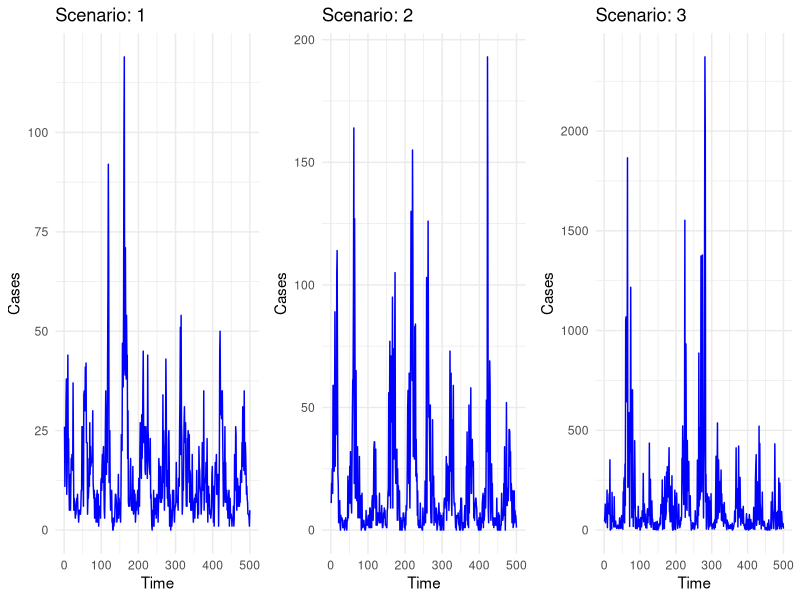
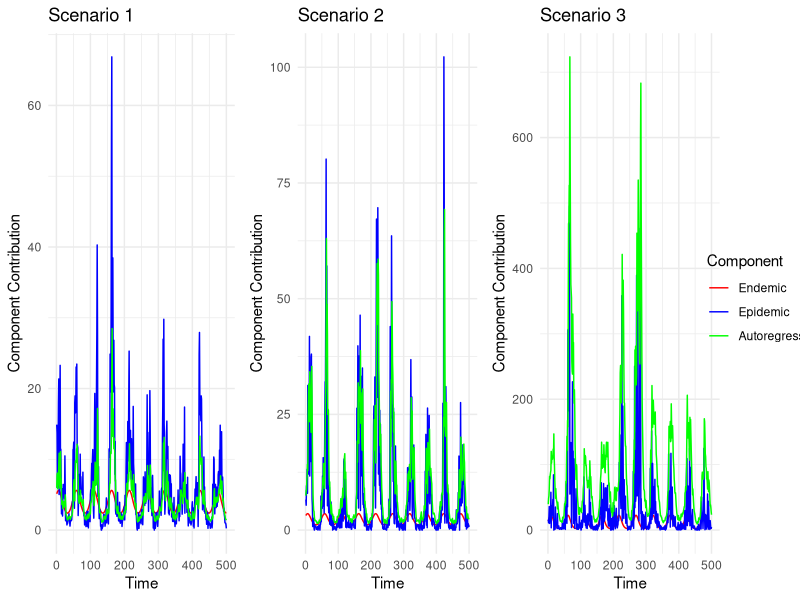

Recreate these plots in R, in order. (Note: a time limit stopped this script after it produced the figures.)
# 1) Load packages for visualization
library(ggplot2)
library(reshape2)
library(gridExtra)


set.seed(100)

# 2) Declare function to produce data based on the endemic-epidemic model extend 
#    with an autoregressive component for Zhu's model

simulate_ee_ar_zhu <- function(T = 552, lambda_start = 100, psi = 0.1, 
                               alpha_nu = 5, beta_nu = 0.1, gamma_nu = 0.1,
                               alpha_phi = 0.2, beta_phi = 0.1, gamma_phi = 0.1,
                               gamma = 0.5, S = 52) {
  # lambda_start: initial mean value
  # psi: dispersion parameter
  # alpha_nu, beta_nu, gamma_nu are seasonal component parameters
  # alpha_phi, beta_phi, gamma_phi are epidemic component parameters
  # gamma is the autoregressive component parameter
  
  # initialize variables
  Xt <- numeric(T)           # stores infection counts per week
  lambda_t <- numeric(T)     # stores conditional mean at time t
  nu_t <- numeric(T)         # stores seasonal components
  phi_t_values <- numeric(T) # stores epidemic components
  gamma_values <- numeric(T) # stores autoregressive component
  
  # Initialize first values 
  Xt[1] <- rnbinom(1, size = 1/psi, mu = lambda_start)
  lambda_t[1] <- lambda_start
  nu_t[1] <- alpha_nu + beta_nu * sin(2 * pi * 1 / S) + gamma_nu * cos(2 * pi * 1 / S)
  phi_t_values[1] <- 0  # No epidemic force at t = 1
  gamma_values[1] <- 0  # No autoregression at t = 1
  
  # Produces values for t = 2 to T for X_t and lambda_t
  for (t in 2:T) {
    
    # Compute individual components nu_t, gamma_t, phi_t. Separate components to check effect of each component
    nu_t[t] <- exp(alpha_nu + beta_nu * sin(2 * pi * t / S) + gamma_nu * cos(2 * pi * t / S))
    phi_t_values[t] <- exp((alpha_phi + beta_phi * sin(2 * pi * t / S) + gamma_phi * cos(2 * pi * t / S))) * Xt[t-1]
    gamma_values[t] <- gamma * lambda_t[t-1]
    
    # Generate new conditional mean and sample new infections with seasonal, epidemic and autoregressive component
    lambda_t[t] <- nu_t[t] + phi_t_values[t] + gamma_values[t]
    Xt[t] <- rnbinom(1, size = 1/psi, mu = lambda_t[t])
  }
  
  return(list(Xt = Xt[-(1:S)], lambda_t = lambda_t[-(1:S)], nu_t = nu_t[-(1:S)], 
              phi_t_values = phi_t_values[-(1:S)], gamma_values = gamma_values[-(1:S)])) 
}

scenarios <- list(
  # Original Scenarios
  list(gamma = 0.3, alpha_phi = -1.0, beta_phi = 0.3, gamma_phi = 0.3,
       alpha_nu = 1.3, beta_nu = 0.3, gamma_nu = 0.3, psi = 0.2, 
       title = "Low Autoregression, Low Epidemic, High Seasonality"),
  
  list(gamma = 0.5, alpha_phi = -1.2, beta_phi = 0.4, gamma_phi = 0.4,
       alpha_nu = 0.7, beta_nu = 0.4, gamma_nu = 0.4, psi = 0.5,
       title = "Medium Autoregression, Medium Epidemic, Medium Seasonality"),
  
  list(gamma = 0.7, alpha_phi = -1.6, beta_phi = 0.3, gamma_phi = 0.2,
       alpha_nu = 2, beta_nu = 1, gamma_nu = 0.5, psi = 0.9,  
       title = "High Autoregression, High Epidemic, Low Seasonality")
)

# Simulate all scenarios
results_simulation <- lapply(scenarios, function(scenario) {
  simulate_ee_ar_zhu(gamma = scenario$gamma, 
                     alpha_phi = scenario$alpha_phi, 
                     beta_phi = scenario$beta_phi, 
                     gamma_phi = scenario$gamma_phi, 
                     alpha_nu = scenario$alpha_nu, 
                     beta_nu = scenario$beta_nu, 
                     gamma_nu = scenario$gamma_nu,
                     psi = scenario$psi)
})

# 5) Plot the 3 simulations as time series

# Function that creates a data frame and plots the 
plot_scenarios <- function(results_simulation, scenarios) {
  time_series_plots <- list()
  for (i in 1:length(results_simulation)) {
    df <- data.frame(Time = 1:length(results_simulation[[i]]$Xt), Cases = results_simulation[[i]]$Xt)
    time_series_plots[[i]] <- ggplot(df, aes(x = Time, y = Cases)) +
      geom_line(color = "blue") +
      theme_minimal() +
      labs(title = paste("Scenario:", i), x = "Time", y = "Cases")
    
  }
  return(time_series_plots)
}

# Generate plots
plots_scenarios <- plot_scenarios(results_simulation, scenarios)

# Arrange plots in a grid
grid.arrange(grobs = plots_scenarios, ncol = 3, nrow = 1)


# 6) Plot Decomposition of seasonal component nu_t, epidemic component phi_t * X_t 
#    and autoregressive component gamma * lambda_t

# Function to plot decomposition for all scenarios
plot_decompositions <- function(results_simulation, scenarios) {
  
  decomposition_plots <- list()
  
  for (i in seq_along(results_simulation)) {
    result <- results_simulation[[i]]  # Select scenario results
    
    df_components <- data.frame(
      Time = 1:length(result$Xt),
      "Endemic" = result$nu_t,
      "Epidemic" = result$phi_t_values,
      "Autoregressive" = result$gamma_values
    )
    
    # Reshape for ggplot
    df_long <- melt(df_components, id.vars = "Time")
    
    # Create decomposition plot without legend
    p <- ggplot(df_long, aes(x = Time, y = value, color = variable)) +
      geom_line() +
      theme_minimal() +
      labs(title = paste("Scenario", i), 
           x = "Time", y = "Component Contribution") +
      scale_color_manual(values = c("red", "blue", "green")) +
      theme(legend.position = "none")  # Remove legend from individual plots
    
    decomposition_plots[[i]] <- p  # Store each plot in a list
  }
  
  # Extract legend from the first plot
  p_legend <- ggplot(df_long, aes(x = Time, y = value, color = variable)) +
    geom_line() +
    theme_minimal() +
    labs(color = "Component") +  # Ensure the legend appears
    scale_color_manual(values = c("red", "blue", "green")) 
  
  legend <- g_legend(p_legend)  # Extract the legend
  
  return(list(plots = decomposition_plots, legend = legend))
}

# Function to extract the legend from a ggplot object
g_legend <- function(a_gplot){
  tmp <- ggplot_gtable(ggplot_build(a_gplot))
  leg <- which(sapply(tmp$grobs, function(x) x$name) == "guide-box")
  legend <- tmp$grobs[[leg]]
  return(legend)
}

# Generate decomposition plots and extract the legend
decomposition_result <- plot_decompositions(results_simulation, scenarios)

# Arrange plots with a single legend on the right
grid.arrange(
  grobs = c(decomposition_result$plots, list(decomposition_result$legend)), 
  ncol = 4,  # 3 plots + 1 legend column
  widths = c(1, 1, 1, 0.3)  # Adjust legend width
)

# See what was computed for each scenario
results_1 <- as.data.frame(results_simulation[[1]])
results_2 <- as.data.frame(results_simulation[[2]])
results_3 <- as.data.frame(results_simulation[[3]])

# 7) Run simulation over multiple scenarios
set.seed(123)

start_time <- Sys.time()

num_simulations <- 1000

results_simulation <- lapply(scenarios, function(scenario) {
  replicate(num_simulations,   simulate_ee_ar_zhu(gamma = scenario$gamma, 
                                                  alpha_phi = scenario$alpha_phi, 
                                                  beta_phi = scenario$beta_phi, 
                                                  gamma_phi = scenario$gamma_phi, 
                                                  alpha_nu = scenario$alpha_nu, 
                                                  beta_nu = scenario$beta_nu, 
                                                  gamma_nu = scenario$gamma_nu,
                                                  psi = scenario$psi),
            simplify = FALSE)
})

# 8) MLE estimation

# Negative Log-Likelihood Function for the Model (Including Dispersion Parameter)
neg_log_likelihood <- function(params, Xt, S = 52) {
  alpha_nu <- params[1]  
  beta_nu <- params[2]   
  gamma_nu <- params[3]  
  alpha_phi <- params[4]  
  beta_phi <- params[5]  
  gamma_phi <- params[6]  
  gamma <- params[7]  
  psi <- params[8]  
  
  T <- length(Xt)
  lambda_t <- numeric(T)
  
  lambda_t[1] <- Xt[1]
  
  for (t in 2:T) {
    nu_t <- exp(alpha_nu + beta_nu * sin(2 * pi * t / S) + gamma_nu * cos(2 * pi * t / S))
    phi_t <- exp(alpha_phi + beta_phi * sin(2 * pi * t / S) + gamma_phi * cos(2 * pi * t / S))
    
    lambda_t[t] <- nu_t + phi_t * Xt[t-1] + gamma * lambda_t[t-1]
    
    if (lambda_t[t] <= 0) return(1e10)  
  }
  
  ll <- sum(dnbinom(Xt[2:T], size = 1/psi, mu = lambda_t[2:T], log = TRUE), na.rm = TRUE)
  
  return(-ll)  
}

estimate_mle <- function(Xt) {
  # Define initial parameters and bounds
  init_params <- c(5, 0.2, 0.2, 0.2, 0.2, 0.2, 0.2, 0.1)
  lower_bounds <- c(0, 0, 0, -3, 0, 0, 0, 0.1)
  upper_bounds <- c(5, 3, 1, 3, 1, 1, 1, 10)
  
  # Optimization using L-BFGS-B
  res_lbfgsb <- optim(par = init_params,
                      fn = neg_log_likelihood,
                      Xt = Xt,
                      method = "L-BFGS-B",
                      lower = lower_bounds,
                      upper = upper_bounds)
  
  # Optimization using nlminb
  res_nlminb <- nlminb(start = init_params,
                       objective = function(params) neg_log_likelihood(params, Xt = Xt),
                       lower = lower_bounds,
                       upper = upper_bounds)
  
  # Choose the result with the lower negative log-likelihood
  if (res_lbfgsb$value < res_nlminb$objective) {
    chosen <- list(method = "L-BFGS-B", par = res_lbfgsb$par, value = res_lbfgsb$value)
  } else {
    chosen <- list(method = "nlminb", par = res_nlminb$par, value = res_nlminb$objective)
  }
  
  return(chosen$par)
}

# Extract true values from scenarios
true_values <- lapply(scenarios, function(scenario) {
  c(scenario$alpha_nu, scenario$beta_nu, scenario$gamma_nu,
    scenario$alpha_phi, scenario$beta_phi, scenario$gamma_phi,
    scenario$gamma, scenario$psi)  
})

scenario_names <- c("Low Autoregression, Low Epidemic, High Seasonality", 
                    "Medium Autoregression, Medium Epidemic, Medium Seasonality", 
                    "High Autoregression, High Epidemic, Low Seasonality")

# Print true values for verification
print(true_values)

# Apply MLE estimation to each simulated dataset (1000 per scenario)
mle_results <- lapply(results_simulation, function(scenario_simulations) {
  lapply(scenario_simulations, function(sim) estimate_mle(sim$Xt))
})

# 9) Compute comparison true values vs. estimated values

# Convert mle results and true values into a matrix n_sim by parameters
mle_matrix <- do.call(rbind, unlist(mle_results, recursive = FALSE)) 
true_values_expanded <- do.call(rbind, lapply(true_values, function(x) {
  matrix(rep(x, times = num_simulations), ncol = length(x), byrow = TRUE)
})) 

param_means_1 <- colMeans(mle_matrix[1:num_simulations,], na.rm = TRUE)
param_means_2 <- colMeans(mle_matrix[(num_simulations + 1):(num_simulations*2),], na.rm = TRUE) 
param_means_3 <- colMeans(mle_matrix[(num_simulations*2 + 1):(3 * num_simulations),], na.rm = TRUE) 

param_sd_1 <- apply(mle_matrix[1:num_simulations,], 2, sd, na.rm = TRUE)
param_sd_2 <- apply(mle_matrix[(num_simulations + 1):(num_simulations*2),], 2, sd, na.rm = TRUE) 
param_sd_3<- apply(mle_matrix[(num_simulations*2 + 1):(3 * num_simulations),], 2, sd, na.rm = TRUE) 

# Compute Root Mean Squared Error (RMSE)
rmse_values_1 <- sqrt(colMeans((mle_matrix[1:num_simulations,] - 
                                  true_values_expanded[1:num_simulations,])^2, na.rm = TRUE))
rmse_values_2 <- sqrt(colMeans((mle_matrix[(num_simulations + 1):(num_simulations*2),] - 
                                  true_values_expanded[(num_simulations + 1):(num_simulations*2),])^2, na.rm = TRUE))
rmse_values_3 <- sqrt(colMeans((mle_matrix[(num_simulations*2 + 1):(3 * num_simulations),] - 
                                  true_values_expanded[(num_simulations*2 + 1):(3 * num_simulations),] )^2, na.rm = TRUE))

# Compute Relative Standard Error (RSE)
rse_values_1 <- rmse_values_1 / colMeans(true_values_expanded[1:num_simulations,], na.rm = TRUE)
rse_values_2 <- rmse_values_2 / colMeans(true_values_expanded[(num_simulations + 1):(num_simulations*2),], na.rm = TRUE)
rse_values_3 <- rmse_values_3 / colMeans(true_values_expanded[(num_simulations*2 + 1):(3 * num_simulations),], na.rm = TRUE)

true = as.numeric(as.character(unlist(true_values)))
estimated = as.numeric(as.character(c(param_means_1, param_means_2, param_means_3)))

# Combine parameter estimates into one long format using rbind()
comparison_df <- data.frame(
  Parameter = rep(c("Alpha_Nu", "Beta_Nu", "Gamma_Nu", 
                    "Alpha_Phi", "Beta_Phi", "Gamma_Phi", "Gamma", "Psi"), 3),
  True = true,
  Estimated = estimated,
  Difference = abs(true - estimated),
  Relative_Diff = abs(true - estimated)/abs(true),
  Sd = c(param_sd_1,param_sd_2,param_sd_3),
  RMSE = c(rmse_values_1, rmse_values_2, rmse_values_3),
  RSE = c(rse_values_1, rse_values_2, rse_values_3),
  Scenario = rep(c(scenario_names[1], scenario_names[2], scenario_names[3]), each = 8) 
)

# Compute Execution Time
end_time <- Sys.time()  
execution_time <- end_time - start_time  
print(paste("Total computation time:", execution_time))


# Function to format numeric columns with comma as decimal separator
format_decimal <- function(df) {
  # Identify numeric columns
  num_cols <- sapply(df, is.numeric)
  
  # Apply formatting to numeric columns
  df[, num_cols] <- lapply(df[, num_cols], function(x) 
    gsub("\\.", ",", format(round(x, 3), nsmall = 3)))
  
  return(df)
}

# Initialize a data frame to store results
pooled_stats <- data.frame(
  Scenario = scenario_names,
  Pooled_Mean = NA,
  Pooled_Variance = NA,
  Average_Mean = NA,
  Average_Variance = NA,
  stringsAsFactors = FALSE
)

# Iterate over each scenario
for (i in seq_along(results_simulation)) {
  sim_list <- results_simulation[[i]]
  
  # Pool all Xt values from every simulation run into one vector
  pooled_Xt <- unlist(lapply(sim_list, function(sim) sim$Xt))
  
  # Calculate pooled mean and variance
  pooled_mean <- mean(pooled_Xt)
  pooled_var  <- var(pooled_Xt)
  
  # For comparison: compute mean and variance for each simulation run
  individual_means <- sapply(sim_list, function(sim) mean(sim$Xt))
  individual_vars  <- sapply(sim_list, function(sim) var(sim$Xt))
  
  # Average the individual estimates
  average_mean <- mean(individual_means)
  average_var  <- mean(individual_vars)
  
  # Store results in the data frame
  pooled_stats[i, "Pooled_Mean"] <- pooled_mean
  pooled_stats[i, "Pooled_Variance"] <- pooled_var
  pooled_stats[i, "Average_Mean"] <- average_mean
  pooled_stats[i, "Average_Variance"] <- average_var
}

# Apply the function to `comparison_df`
comparison_df <- format_decimal(comparison_df)
pooled_stats <- format_decimal(pooled_stats)

# Print to check
print(comparison_df)
print(pooled_stats)
